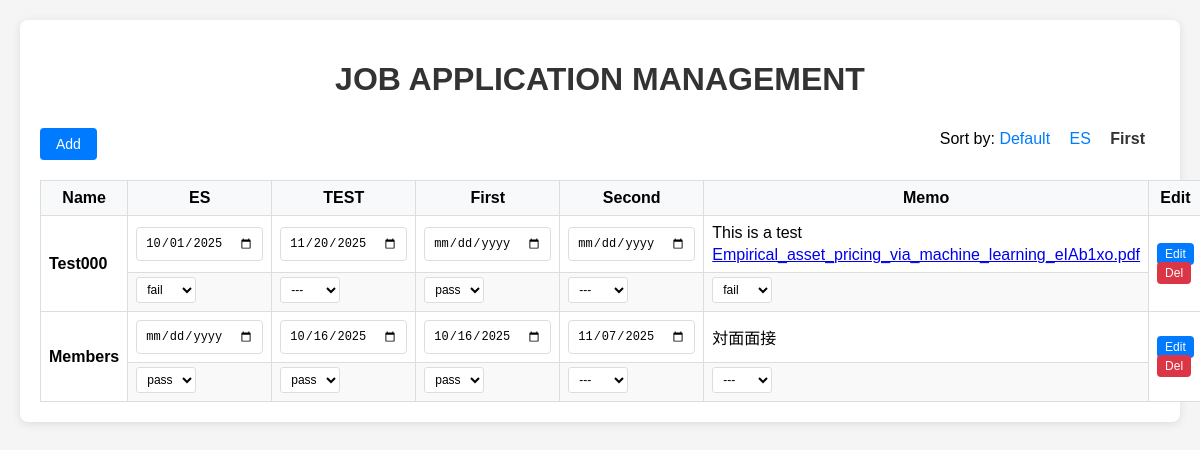
The page /?sort=first_interview_date on the database its author committed.
### jobs/models.py (models this page shows, shortened)
class JobApplication(models.Model):
    STATUS_CHOICES = [
        ('---', '---'),
        ('pass', 'Pass'),
        ('fail', 'Fail'),
    ]
    company_name = models.CharField(max_length=100, verbose_name="Company Name")
    application_deadline = models.DateField(null=True, blank=True ,verbose_name="Application Deadline")
    online_test_deadline = models.DateField(null=True, blank=True ,verbose_name="Online Test Deadline")
    first_interview_date = models.DateField(null=True, blank=True ,verbose_name="First Interview Date")
    second_interview_date = models.DateField(null=True, blank=True ,verbose_name="Second Interview Date")
    notes = models.TextField(max_length=100, blank=True , verbose_name="Memo")
    pdf_file = models.FileField(
        upload_to='job_pdfs/',
        validators=[FileExtensionValidator(['pdf'])],
        blank=True,
        null=True,
        verbose_name="ES & Interview Notes",
        help_text="Only PDF"
    )
    @property
    def pdf_filename(self):
        if self.pdf_file and getattr(self.pdf_file, "name", ""):
            return os.path.basename(self.pdf_file.name)
        return ""
    application_status = models.CharField(max_length=10, choices=STATUS_CHOICES, default='---', verbose_name="Application Status")
    online_test_status = models.CharField(max_length=10, choices=STATUS_CHOICES, default='---', verbose_name="Online Test Status")
    first_interview_status = models.CharField(max_length=10, choices=STATUS_CHOICES, default='---', verbose_name="First Interview Status")
    second_interview_status = models.CharField(max_length=10, choices=STATUS_CHOICES, default='---', verbose_name="Second Interview Status")
    notes_result = models.CharField(max_length=10, choices=STATUS_CHOICES, default='---', verbose_name="Memo Result")
    created_at = models.DateTimeField(auto_now_add=True)
    updated_at = models.DateTimeField(auto_now=True)
    class Meta:
        verbose_name = "Application"
        verbose_name_plural = "Applications"
        ordering = ['-created_at']

### jobs/views.py (the view)
# urls.py: path('', views.job_list, name='job_list'),
def job_list(request):
    sort_by = request.GET.get('sort', 'created_at')
    if sort_by == 'application_deadline':
        jobs = JobApplication.objects.all().order_by('application_deadline')
    elif sort_by == 'first_interview_date':
        jobs = JobApplication.objects.all().order_by('first_interview_date')
    else:
        jobs = JobApplication.objects.all().order_by('-created_at')
    return render(request, 'jobs/job_list.html', {
        'jobs': jobs,
        'current_sort': sort_by
    })

### jobs/templates/jobs/job_list.html (shortened to what this page needs)
{% extends 'jobs/base.html' %}
{% block content %}
<div class="toolbar">
    <a href="{% url 'add_job' %}" class="btn">Add</a>
    <div class="sort-links">
        Sort by:
        <a href="?sort=created_at" {% if current_sort == 'created_at' %}class="active"{% endif %}>Default</a>
        <a href="?sort=application_deadline" {% if current_sort == 'application_deadline' %}class="active"{% endif %}>ES</a>
        <a href="?sort=first_interview_date" {% if current_sort == 'first_interview_date' %}class="active"{% endif %}>First</a>
    </div>
</div>
{% if jobs %}
<table>
    <thead>
        <tr>
            <th>Name</th>
            <th>ES</th>
            <th>TEST</th>
            <th>First</th>
            <th>Second</th>
            <th>Memo</th>
            <th>Edit</th>
        </tr>
    </thead>
    <tbody>
        {% for job in jobs %}
        <tr class="job-row">
            <td rowspan="2"><strong>{{ job.company_name }}</strong></td>
            <td>
                <form method="post" action="{% url 'update_date' %}" class="date-form">
                    <input type="date" name="date_value"
                           value="{% if job.application_deadline %}{{ job.application_deadline|date:'Y-m-d' }}{% endif %}"
                           onchange="this.form.submit()" class="date-input">
                </form>
            </td>
            <td>
                <form method="post" action="{% url 'update_date' %}" class="date-form">
                    <input type="date" name="date_value"
                           value="{% if job.online_test_deadline %}{{ job.online_test_deadline|date:'Y-m-d' }}{% endif %}"
                           onchange="this.form.submit()" class="date-input">
                </form>
            </td>
            <td>
                <form method="post" action="{% url 'update_date' %}" class="date-form">
                    <input type="date" name="date_value"
                           value="{% if job.first_interview_date %}{{ job.first_interview_date|date:'Y-m-d' }}{% endif %}"
                           onchange="this.form.submit()" class="date-input">
                </form>
            </td>
            <td>
                <form method="post" action="{% url 'update_date' %}" class="date-form">
                    <input type="date" name="date_value"
                           value="{% if job.second_interview_date %}{{ job.second_interview_date|date:'Y-m-d' }}{% endif %}"
                           onchange="this.form.submit()" class="date-input">
                </form>
            </td>
            <td>
                <div class="note-text">
                    {% if job.notes %}
                        {{ job.notes|truncatechars:20 }}
                    {% else %}
                        -
                    {% endif %}
                </div>
                {% if job.pdf_file %}
                    <div class="note-file" style="margin-top: 4px;">
                        <a href="{{ job.pdf_file.url }}" target="_blank" title="{{ job.pdf_filename }}">{{ job.pdf_filename }}</a>
                    </div>
                {% endif %}
            </td>
            <td rowspan="2">
                <a href="{% url 'edit_job' job.id %}" class="btn btn-small">Edit</a>
                <form method="post" action="{% url 'delete_job' job.id %}" style="display: inline;"
                      onsubmit="return confirm('Delete {{ job.company_name }} ?')">
                    <button type="submit" class="btn btn-danger btn-small">Del</button>
                </form>
            </td>
        </tr>
        <tr class="status-row">
            <td>
                <form method="post" action="{% url 'update_status' %}" class="status-form">
                    <select name="status" onchange="this.form.submit()" class="status-select">
                        <option value="pass" {% if job.application_status == 'pass' %}selected{% endif %}>pass</option>
                        <option value="fail" {% if job.application_status == 'fail' %}selected{% endif %}>fail</option>
                    </select>
                </form>
            </td>
            <td>
                <form method="post" action="{% url 'update_status' %}" class="status-form">
                    <select name="status" onchange="this.form.submit()" class="status-select">
                        <option value="---" {% if job.online_test_status == '---' %}selected{% endif %}>---</option>
                        <option value="pass" {% if job.online_test_status == 'pass' %}selected{% endif %}>pass</option>
                    </select>
                </form>
            </td>
            <td>
                <form method="post" action="{% url 'update_status' %}" class="status-form">
                    <select name="status" onchange="this.form.submit()" class="status-select">
                        <option value="pass" {% if job.first_interview_status == 'pass' %}selected{% endif %}>pass</option>
                    </select>
                </form>
            </td>
            <td>
                <form method="post" action="{% url 'update_status' %}" class="status-form">
                    <select name="status" onchange="this.form.submit()" class="status-select">
                        <option value="---" {% if job.second_interview_status == '---' %}selected{% endif %}>---</option>
                    </select>
                </form>
            </td>
            <td>
                <form method="post" action="{% url 'update_status' %}" class="status-form">
                    <select name="status" onchange="this.form.submit()" class="status-select">
                        <option value="---" {% if job.notes_result == '---' %}selected{% endif %}>---</option>
                        <option value="fail" {% if job.notes_result == 'fail' %}selected{% endif %}>fail</option>
                    </select>
                </form>
            </td>
        </tr>
        {% endfor %}
    </tbody>
</table>
{% else %}
<p style="text-align: center; color: #666; margin-top: 50px;">
<a href="{% url 'add_job' %}">Add first record</a>
</p>
{% endif %}
{% endblock %}

### jobs/templates/jobs/base.html (style rules this page uses)
body { font-family: Arial, sans-serif; margin: 20px; background-color: #f5f5f5; }
.toolbar { margin-bottom: 20px; display: flex; justify-content: space-between; align-items: center; }
.btn { background-color: #007bff; color: white; padding: 8px 16px; text-decoration: none; border-radius: 4px; border: none; cursor: pointer; font-size: 14px; }
.btn-danger { background-color: #dc3545; }
.btn-small { padding: 4px 8px; font-size: 12px; }
table { width: 100%; border-collapse: collapse; margin-top: 10px; }
th, td { border: 1px solid #ddd; padding: 8px; text-align: left; }
th { background-color: #f8f9fa; font-weight: bold; position: sticky; top: 0; }
tr:nth-child(even) { background-color: #f9f9f9; }
input[type="text"], input[type="date"], textarea, select { width: 100%; padding: 8px; border: 1px solid #ddd; border-radius: 4px; box-sizing: border-box; }
.sort-links { margin-bottom: 10px; }
.sort-links a { margin-right: 15px; color: #007bff; text-decoration: none; }
.sort-links .active { font-weight: bold; color: #333; }
.status-form { margin: 0; }
.date-form { margin: 0; }
.status-select { width: auto; padding: 4px 6px; font-size: 12px; border: 1px solid #ddd; border-radius: 3px; background-color: white; }
.date-input { width: auto; padding: 4px 6px; font-size: 12px; border: 1px solid #ddd; border-radius: 3px; background-color: white; min-width: 120px; }
.status-select option[value="---"] { color: #666; }
.status-select option[value="pass"] { color: #28a745; }
.status-select option[value="fail"] { color: #dc3545; }
th { background-color: #f8f9fa; font-weight: bold; position: sticky; top: 0; text-align: center; vertical-align: middle; }
.job-row { background-color: white; }
.status-row { background-color: #f9f9f9; border-top: none; }
.job-row td, .status-row td { border-top: 1px solid #ddd; vertical-align: middle; }
.status-row td { border-top: none; padding-top: 4px; padding-bottom: 8px; }

### rows shown on the page
JobApplication: company_name "Test000", date_value "10/01/2025", date_value "11/20/2025", notes "This is a test", pdf_filename "Empirical_asset_pricing_via_machine_learning_eIAb1xo.pdf", status "fail", status "---", status "pass"
JobApplication: company_name "Members", date_value "10/16/2025", date_value "11/07/2025", notes "対面面接", status "pass", status "---"
